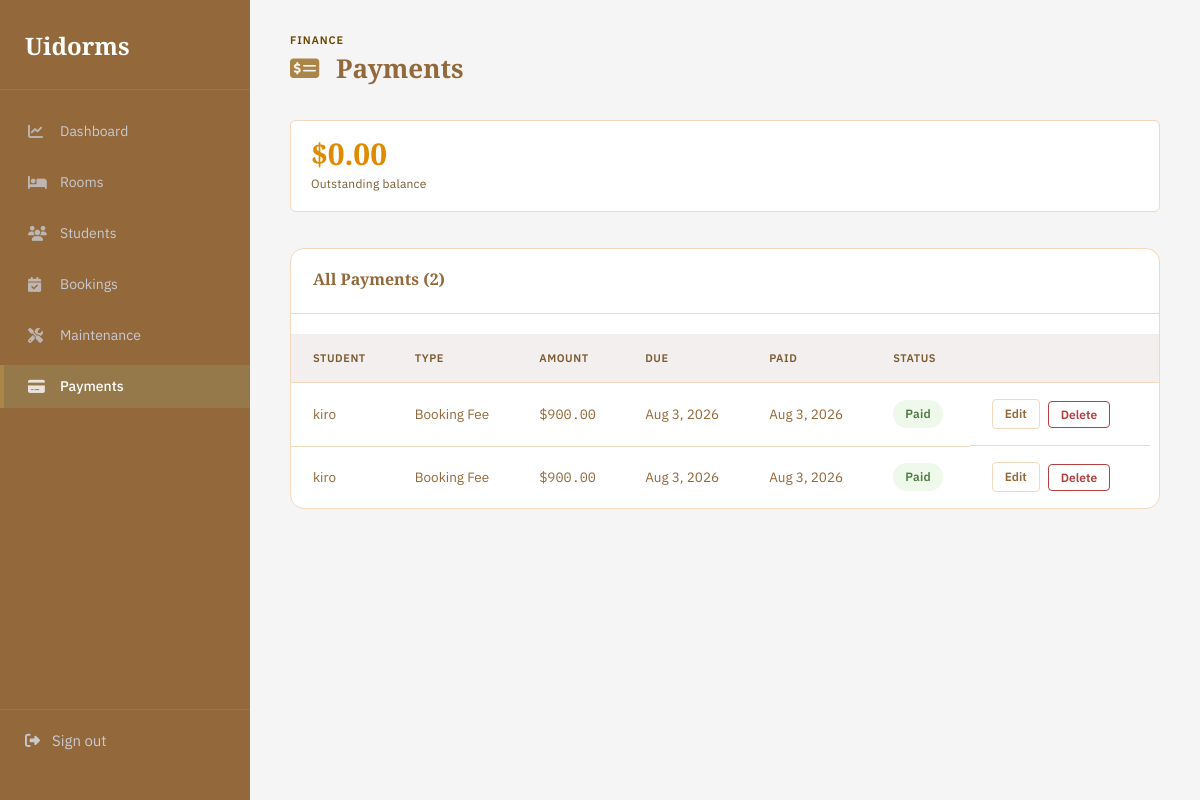
/admin/payments.php (signed in), run on the app's committed database.
### tables this page shows
CREATE TABLE payments (
  id int(11) NOT NULL,
  student_id int(11) NOT NULL,
  amount decimal(10,2) NOT NULL,
  payment_type varchar(60) NOT NULL DEFAULT 'Semester Fee',
  due_date date NOT NULL,
  paid_date date DEFAULT NULL,
  status enum('paid','pending','overdue') NOT NULL DEFAULT 'pending',
  notes varchar(255) DEFAULT NULL
);

CREATE TABLE students (
  id int(11) NOT NULL,
  user_id int(11) DEFAULT NULL,
  first_name varchar(60) NOT NULL,
  last_name varchar(60) NOT NULL,
  student_id_number varchar(30) NOT NULL,
  email varchar(120) DEFAULT NULL,
  phone varchar(30) DEFAULT NULL,
  gender enum('male','female','other') DEFAULT 'other',
  room_id int(11) DEFAULT NULL,
  check_in_date date DEFAULT NULL,
  status enum('active','checked_out') NOT NULL DEFAULT 'active'
);

### admin/includes/functions.php (called while the page is built, shortened)
<?php
function e($value): string
{
    return htmlspecialchars((string) $value, ENT_QUOTES, 'UTF-8');
}

### admin/payments.php (the view, shortened to what this page needs)
<?php
require_once __DIR__ . '/config/database.php';
require_once __DIR__ . '/includes/functions.php';
$payments = $pdo->query(
    "SELECT p.*, s.first_name, s.last_name
     FROM payments p JOIN students s ON s.id = p.student_id
     ORDER BY FIELD(p.status,'overdue','pending','paid'), p.due_date"
)->fetchAll();
$totalDue = 0;
require __DIR__ . '/includes/layout_top.php';
?>
<div class="topbar">
    <div>
        <div class="eyebrow">Finance</div>
        <h1><i class="fa-solid fa-money-check-dollar"></i> Payments</h1>
    </div>
</div>
<div class="stats-row">
    <div class="stat-card accent-amber">
        <div class="value">$<?= number_format($totalDue, 2) ?></div>
        <div class="label">Outstanding balance</div>
    </div>
</div>
<div class="panel">
    <div class="panel-header"><h2>All Payments (<?= count($payments) ?>)</h2></div>
    <?php if (!$payments): ?>
        <div class="empty-state">No payment records yet.</div>
    <?php else: ?>
    <table>
        <thead>
            <tr><th>Student</th><th>Type</th><th>Amount</th><th>Due</th><th>Paid</th><th>Status</th><th></th></tr>
        </thead>
        <tbody>
        <?php foreach ($payments as $p): ?>
            <tr>
                <td><?= e($p['first_name'].' '.$p['last_name']) ?></td>
                <td><?= e($p['payment_type']) ?></td>
                <td class="mono">$<?= number_format($p['amount'], 2) ?></td>
                <td><?= e(date('M j, Y', strtotime($p['due_date']))) ?></td>
                <td><?= $p['paid_date'] ? e(date('M j, Y', strtotime($p['paid_date']))) : '—' ?></td>
                <td><span class="badge <?= e($p['status']) ?>"><?= ucfirst(e($p['status'])) ?></span></td>
                <td class="actions">
                    <a href="payments.php?edit=<?= $p['id'] ?>" class="btn btn-outline btn-small">Edit</a>
                    <form class="inline" method="post" onsubmit="return confirm('Remove this payment record?');">
                        <button type="submit" class="btn btn-danger btn-small">Delete</button>
                    </form>
                </td>
            </tr>
        <?php endforeach; ?>
        </tbody>
    </table>
    <?php endif; ?>
</div>
<?php require __DIR__ . '/includes/layout_bottom.php'; ?>

### admin/assets/css/style.css (style rules this page uses)
:root { --ink: #93683a;; --ink-soft: #96794b; --paper: whitesmoke; --card: #FFFFFF; --border: #F3D8BE; --brass: #ab8447; --brass-dark: #6a4700; --slate: #7a5c33; --slate-light: #7a5c33; --moss: #4F7B42; --moss-bg: #EEF8EB; --rust: #B33F3F; --rust-bg: #FBEAEA; --amber: #E08A00; --amber-bg: #FFF2D9; --font-display: 'Source Serif 4', Georgia, serif; --font-body: 'IBM Plex Sans', -apple-system, sans-serif; --font-mono: 'IBM Plex Mono', monospace; }
* { box-sizing: border-box; }
html, body { margin: 0; padding: 0; background: var(--paper); color: var(--ink); font-family: var(--font-body); font-size: 15px; line-height: 1.5; }
a { color: inherit; text-decoration: none; }
h1, h2, h3 { font-family: var(--font-display); font-weight: 600; margin: 0 0 4px; }
.topbar { display: flex; justify-content: space-between; align-items: flex-end; margin-bottom: 28px; }
.topbar .eyebrow { font-size: 11px; letter-spacing: 0.08em; text-transform: uppercase; color: var(--brass-dark); font-weight: 600; }
.topbar h1 { font-size: 26px; }
.stats-row { display: grid; grid-template-columns: repeat(auto-fit, minmax(160px, 1fr)); gap: 16px; margin-bottom: 36px; }
.stat-card { background: var(--card); border: 1px solid var(--border); border-radius: 6px; padding: 18px 20px; transition:all .3s ease; cursor: pointer; }
.stat-card .value { font-family: var(--font-display); font-size: 30px; font-weight: 600; line-height: 1; }
.stat-card .label { font-size: 12px; color: var(--slate); margin-top: 6px; letter-spacing: 0.02em; }
.stat-card.accent-amber .value { color: var(--amber); }
.topbar h1 i { color: var(--brass); margin-right:10px; }
.panel table td.actions { width: 180px; }
.panel-header { display:flex; justify-content:space-between; align-items:center; margin-bottom:20px; }
.panel-header h2 { display:flex; align-items:center; gap:10px; }
.panel { background: var(--card); border: 1px solid var(--border); border-radius: 14px; margin-bottom: 28px; overflow: hidden; }
.panel-header { padding: 18px 22px; border-bottom: 1px solid var(--border); display: flex; justify-content: space-between; align-items: center; }
.panel-header h2 { font-size: 16px; display:flex; align-items:center; gap:10px; }
table { width: 100%; border-collapse: collapse; border-spacing: 0; }
th, td { text-align: left; padding: 16px 22px; font-size: 13.5px; border-bottom: 1px solid var(--border); vertical-align: middle; }
th { font-size: 11px; letter-spacing: 0.05em; text-transform: uppercase; color: var(--slate); font-weight: 600; background: rgba(242, 238, 238, 0.9); }
tbody tr:last-child td { border-bottom: none; }
tbody tr { transition:.3s; }
td.mono, .mono { font-family: var(--font-mono); }
.actions { display: flex; align-items: center; gap:10px; justify-content: flex-start; white-space: nowrap; }
.inline { display: inline; margin:0; }
.badge { display: inline-block; padding: 5px 12px; border-radius: 100px; font-size: 12px; font-weight: 600; letter-spacing: 0.02em; text-transform: capitalize; }
.badge.available, .badge.paid, .badge.resolved, .badge.active, .badge.accepted { background: var(--moss-bg); color: var(--moss); }
.btn { display: inline-block; padding: 9px 18px; border-radius: 4px; font-size: 13.5px; font-weight: 600; border: 1px solid transparent; cursor: pointer; font-family: var(--font-body); transition:.3s; }
.btn-outline { background: transparent; border-color: var(--border); color: var(--ink); }
.btn-danger { background: transparent; border-color: var(--rust); color: var(--rust); }
.btn-small { padding: 5px 12px; font-size: 12px; }
.actions { display: flex; gap: 8px; }
form.inline { display: inline; }
.topbar h1 i { color:var(--brass); margin-right:10px; }

### data on the page
payments: student.last_name "kiro", payment_type "Booking Fee", amount "900.00", due_date "Aug 3, 2026", paid_date "Aug 3, 2026", status "Paid"
payments: student.last_name "kiro", payment_type "Booking Fee", amount "900.00", due_date "Aug 3, 2026", paid_date "Aug 3, 2026", status "Paid"

### other printed values
$totalDue "0.00"
count($payments) "2"
